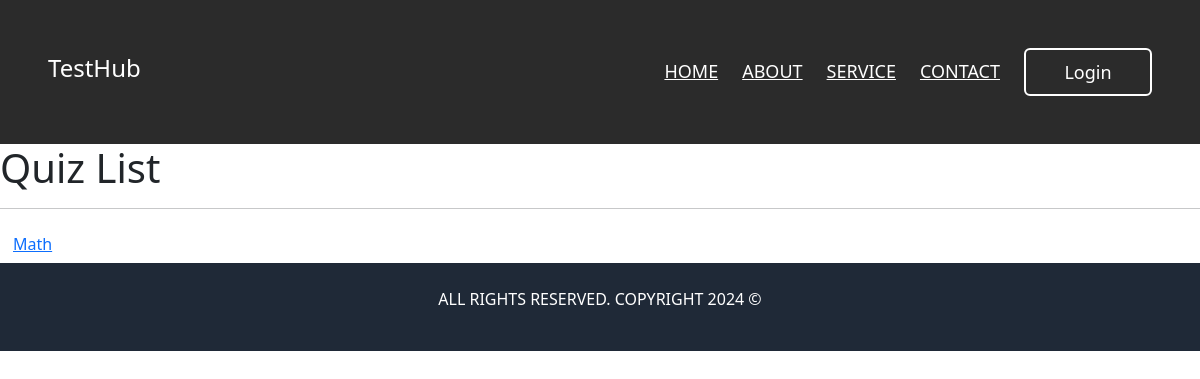
The app's page /quizes/, older data.
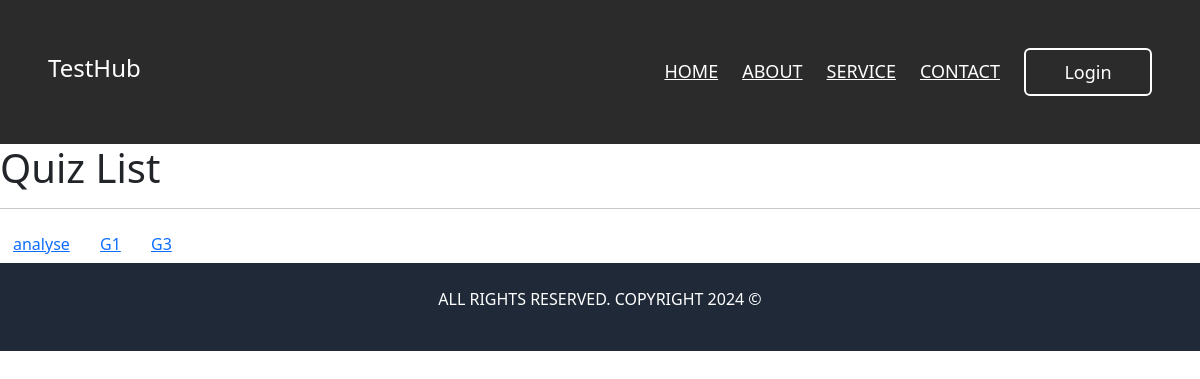
The same page, newer data.
### quizes/models.py (models this page shows, shortened)
class Quiz(models.Model):
    name = models.CharField(max_length=120)
    topic = models.CharField(max_length=120)
    number_of_questions = models.IntegerField()
    time = models.IntegerField(help_text="duration of quiz in seconds")
    difficulty = models.CharField(max_length=6, choices=DIFF_CHOICES)
    required_score = models.IntegerField(help_text="required score to pass the quiz")
    created_by = models.ForeignKey(Professor, on_delete=models.CASCADE)
    start_time = models.DateTimeField()  # Students can access from this time
    end_time = models.DateTimeField()  # Access closes after this time
    groups = models.ManyToManyField(Group)  # Assign quiz to multiple groups
    created_at = models.DateTimeField(auto_now_add=True)
    class Meta:
        verbose_name_plural = "Quizes"

### quizes/views.py (the view)
# urls.py: path('', QuizListView.as_view(), name='main-view'),
class QuizListView(ListView):
    model = Quiz
    template_name = 'quizes/main.html'

### theme/templates/quizes/main.html (shortened to what this page needs)
{% extends "base.html" %}
{% load static %}
{% block scripts %}
    <link rel="stylesheet" href="https://cdn.jsdelivr.net/npm/bootstrap@5.2.3/dist/css/bootstrap.min.css">
{% endblock scripts %}
{% block content %}
    <div class="h1">Quiz List</div>
    <hr>
    {% for obj in object_list %}
        <button
            class="btn btn-link modal-button"
            data-pk="{{ obj.pk }}"
            data-quiz="{{ obj.name }}"
            data-questions="{{ obj.number_of_questions }}"
            data-time="{{ obj.time }}"
            data-difficulty="{{ obj.difficulty }}"
            data-pass="{{ obj.required_score }}"
            data-bs-toggle="modal"
            data-bs-target="#quizStartModal">
            {{ obj.name }}
        </button>
    {% endfor %}
{% endblock content %}

Row changes from the older to the newer data that the page shows:
removed Quiz: name "Math"
added Quiz: name "analyse"
added Quiz: name "G1"
added Quiz: name "G3"
